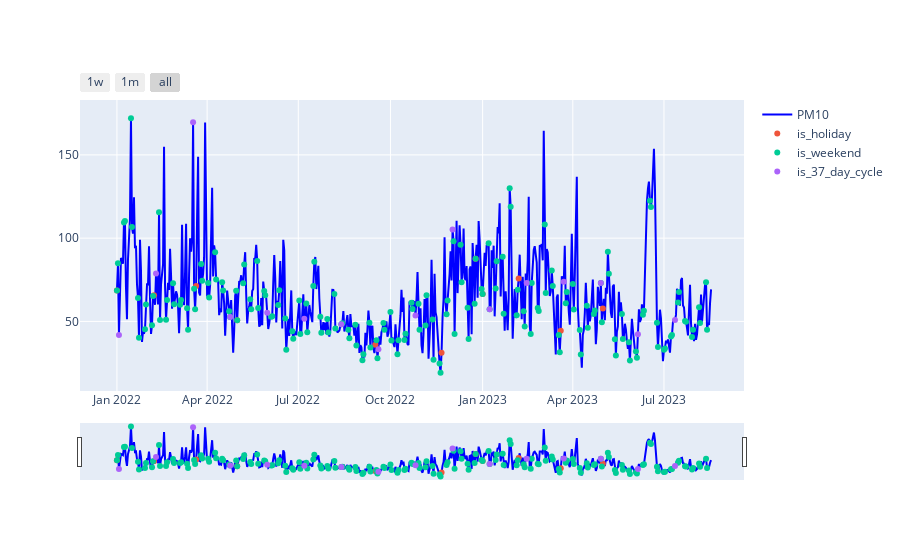

Notebook source saved alongside this figure:
### Code cell
graficar_serie_tiempo(Monterrey_PM10, "PM10", ["is_holiday", "is_weekend", "is_37_day_cycle"])

### Figure 1 — Plotly figure (JSON) as saved in the notebook; plotly's stock layout.template omitted (floating-point values rounded to 4 significant figures; data arrays with more than 128 entries replaced by an {"elided": "..."} marker saying what was removed)
{"data": [{"line": {"color": "blue"}, "mode": "lines", "name": "PM10", "type": "scatter", "x": {"elided": "594 str values"}, "y": {"elided": "594 float values"}}, {"marker": {"size": 6, "symbol": "circle"}, "mode": "markers", "name": "is_holiday", "type": "scatter", "x": ["2022-01-01T00:00:00", "2022-02-07T00:00:00", "2022-03-21T00:00:00", "2022-05-01T00:00:00", "2022-09-16T00:00:00", "2022-11-21T00:00:00", "2022-12-25T00:00:00", "2023-01-01T00:00:00", "2023-02-06T00:00:00", "2023-03-20T00:00:00", "2023-05-01T00:00:00"], "y": [68.58, 65.71, 71.21, 50.63, 36.04, 31.17, 87.58, 66.42, 75.71, 44.46, 57.79]}, {"marker": {"size": 6, "symbol": "circle"}, "mode": "markers", "name": "is_weekend", "type": "scatter", "x": {"elided": "170 str values"}, "y": {"elided": "170 float values"}}, {"marker": {"size": 6, "symbol": "circle"}, "mode": "markers", "name": "is_37_day_cycle", "type": "scatter", "x": ["2022-01-03T00:00:00", "2022-02-09T00:00:00", "2022-03-18T00:00:00", "2022-04-24T00:00:00", "2022-05-31T00:00:00", "2022-07-07T00:00:00", "2022-08-13T00:00:00", "2022-09-19T00:00:00", "2022-10-26T00:00:00", "2022-12-02T00:00:00", "2023-01-08T00:00:00", "2023-02-14T00:00:00", "2023-03-23T00:00:00", "2023-04-29T00:00:00", "2023-06-05T00:00:00", "2023-07-12T00:00:00"], "y": [41.92, 78.83, 169.6, 52.73, 55.24, 51.62, 48.29, 33.33, 53.62, 105.1, 57.29, 73.08, 73.88, 73.12, 42.29, 50.9]}], "layout": {"xaxis": {"rangeselector": {"buttons": [{"count": 7, "label": "1w", "step": "day", "stepmode": "backward"}, {"count": 1, "label": "1m", "step": "month", "stepmode": "backward"}, {"step": "all"}]}, "rangeslider": {"visible": true}}}}
